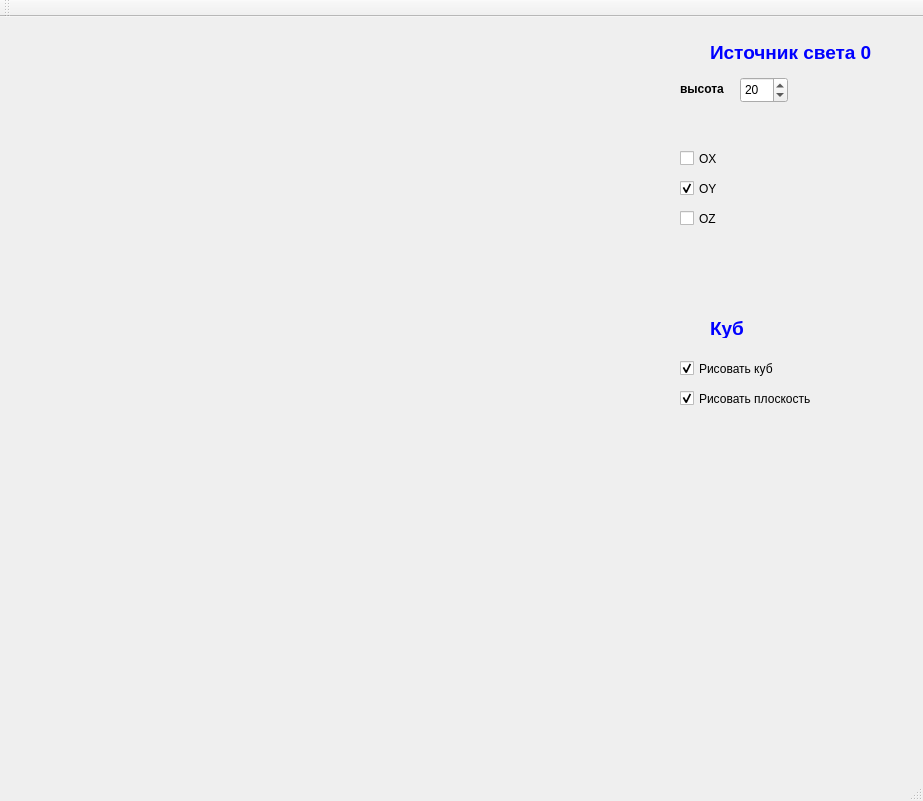
<?xml version="1.0" encoding="UTF-8"?>
<ui version="4.0">
 <class>MainWindow</class>
 <widget class="QMainWindow" name="MainWindow">
  <property name="geometry">
   <rect>
    <x>0</x>
    <y>0</y>
    <width>923</width>
    <height>801</height>
   </rect>
  </property>
  <property name="windowTitle">
   <string>MainWindow</string>
  </property>
  <widget class="QWidget" name="centralWidget">
   <widget class="MyGLWidget" name="myWidget" native="true">
    <property name="geometry">
     <rect>
      <x>40</x>
      <y>20</y>
      <width>611</width>
      <height>611</height>
     </rect>
    </property>
   </widget>
   <widget class="QLabel" name="label">
    <property name="geometry">
     <rect>
      <x>710</x>
      <y>20</y>
      <width>201</width>
      <height>31</height>
     </rect>
    </property>
    <property name="text">
     <string>&lt;html&gt;&lt;head/&gt;&lt;body&gt;&lt;p&gt;&lt;span style=&quot; font-size:14pt; font-weight:600; color:#0000ff;&quot;&gt;Источник света 0&lt;/span&gt;&lt;/p&gt;&lt;/body&gt;&lt;/html&gt;</string>
    </property>
   </widget>
   <widget class="QSpinBox" name="spinBox_hightL0">
    <property name="enabled">
     <bool>true</bool>
    </property>
    <property name="geometry">
     <rect>
      <x>740</x>
      <y>60</y>
      <width>48</width>
      <height>26</height>
     </rect>
    </property>
    <property name="focusPolicy">
     <enum>Qt::NoFocus</enum>
    </property>
    <property name="minimum">
     <number>5</number>
    </property>
    <property name="maximum">
     <number>50</number>
    </property>
    <property name="singleStep">
     <number>1</number>
    </property>
    <property name="value">
     <number>20</number>
    </property>
   </widget>
   <widget class="QLabel" name="label_2">
    <property name="geometry">
     <rect>
      <x>680</x>
      <y>64</y>
      <width>67</width>
      <height>17</height>
     </rect>
    </property>
    <property name="text">
     <string>&lt;html&gt;&lt;head/&gt;&lt;body&gt;&lt;p&gt;&lt;span style=&quot; font-weight:600;&quot;&gt;высота&lt;/span&gt;&lt;/p&gt;&lt;/body&gt;&lt;/html&gt;</string>
    </property>
   </widget>
   <widget class="QLabel" name="label_3">
    <property name="geometry">
     <rect>
      <x>710</x>
      <y>300</y>
      <width>67</width>
      <height>21</height>
     </rect>
    </property>
    <property name="text">
     <string>&lt;html&gt;&lt;head/&gt;&lt;body&gt;&lt;p&gt;&lt;span style=&quot; font-size:14pt; font-weight:600; color:#0000ff;&quot;&gt;Куб&lt;/span&gt;&lt;/p&gt;&lt;/body&gt;&lt;/html&gt;</string>
    </property>
   </widget>
   <widget class="QCheckBox" name="checkBox">
    <property name="geometry">
     <rect>
      <x>680</x>
      <y>340</y>
      <width>121</width>
      <height>23</height>
     </rect>
    </property>
    <property name="text">
     <string>Рисовать куб</string>
    </property>
    <property name="checked">
     <bool>true</bool>
    </property>
   </widget>
   <widget class="QCheckBox" name="checkBox_2">
    <property name="geometry">
     <rect>
      <x>680</x>
      <y>130</y>
      <width>92</width>
      <height>23</height>
     </rect>
    </property>
    <property name="text">
     <string>OX</string>
    </property>
   </widget>
   <widget class="QCheckBox" name="checkBox_3">
    <property name="geometry">
     <rect>
      <x>680</x>
      <y>160</y>
      <width>92</width>
      <height>23</height>
     </rect>
    </property>
    <property name="text">
     <string>OY</string>
    </property>
    <property name="checked">
     <bool>true</bool>
    </property>
   </widget>
   <widget class="QCheckBox" name="checkBox_4">
    <property name="geometry">
     <rect>
      <x>680</x>
      <y>190</y>
      <width>92</width>
      <height>23</height>
     </rect>
    </property>
    <property name="text">
     <string>OZ</string>
    </property>
   </widget>
   <widget class="QCheckBox" name="checkBox_5">
    <property name="geometry">
     <rect>
      <x>680</x>
      <y>370</y>
      <width>161</width>
      <height>23</height>
     </rect>
    </property>
    <property name="text">
     <string>Рисовать плоскость</string>
    </property>
    <property name="checked">
     <bool>true</bool>
    </property>
   </widget>
  </widget>
  <widget class="QMenuBar" name="menuBar">
   <property name="geometry">
    <rect>
     <x>0</x>
     <y>0</y>
     <width>923</width>
     <height>22</height>
    </rect>
   </property>
  </widget>
  <widget class="QToolBar" name="mainToolBar">
   <attribute name="toolBarArea">
    <enum>TopToolBarArea</enum>
   </attribute>
   <attribute name="toolBarBreak">
    <bool>false</bool>
   </attribute>
  </widget>
  <widget class="QStatusBar" name="statusBar"/>
 </widget>
 <layoutdefault spacing="6" margin="11"/>
 <customwidgets>
  <customwidget>
   <class>MyGLWidget</class>
   <extends>QWidget</extends>
   <header>myglwidget.h</header>
   <container>1</container>
   <slots>
    <slot>changeHightLight0(int)</slot>
    <slot>setIsDrawCube(bool)</slot>
    <slot>setRotateX(bool)</slot>
    <slot>setRotateY(bool)</slot>
    <slot>setRotateZ(bool)</slot>
    <slot>setIsDrawField(bool)</slot>
   </slots>
  </customwidget>
 </customwidgets>
 <resources/>
 <connections>
  <connection>
   <sender>spinBox_hightL0</sender>
   <signal>valueChanged(int)</signal>
   <receiver>myWidget</receiver>
   <slot>changeHightLight0(int)</slot>
   <hints>
    <hint type="sourcelabel">
     <x>765</x>
     <y>120</y>
    </hint>
    <hint type="destinationlabel">
     <x>516</x>
     <y>135</y>
    </hint>
   </hints>
  </connection>
  <connection>
   <sender>checkBox</sender>
   <signal>toggled(bool)</signal>
   <receiver>myWidget</receiver>
   <slot>setIsDrawCube(bool)</slot>
   <hints>
    <hint type="sourcelabel">
     <x>684</x>
     <y>393</y>
    </hint>
    <hint type="destinationlabel">
     <x>620</x>
     <y>390</y>
    </hint>
   </hints>
  </connection>
  <connection>
   <sender>checkBox_2</sender>
   <signal>toggled(bool)</signal>
   <receiver>myWidget</receiver>
   <slot>setRotateX(bool)</slot>
   <hints>
    <hint type="sourcelabel">
     <x>696</x>
     <y>180</y>
    </hint>
    <hint type="destinationlabel">
     <x>605</x>
     <y>179</y>
    </hint>
   </hints>
  </connection>
  <connection>
   <sender>checkBox_3</sender>
   <signal>toggled(bool)</signal>
   <receiver>myWidget</receiver>
   <slot>setRotateY(bool)</slot>
   <hints>
    <hint type="sourcelabel">
     <x>709</x>
     <y>213</y>
    </hint>
    <hint type="destinationlabel">
     <x>600</x>
     <y>204</y>
    </hint>
   </hints>
  </connection>
  <connection>
   <sender>checkBox_4</sender>
   <signal>toggled(bool)</signal>
   <receiver>myWidget</receiver>
   <slot>setRotateZ(bool)</slot>
   <hints>
    <hint type="sourcelabel">
     <x>704</x>
     <y>242</y>
    </hint>
    <hint type="destinationlabel">
     <x>611</x>
     <y>244</y>
    </hint>
   </hints>
  </connection>
  <connection>
   <sender>checkBox_5</sender>
   <signal>toggled(bool)</signal>
   <receiver>myWidget</receiver>
   <slot>setIsDrawField(bool)</slot>
   <hints>
    <hint type="sourcelabel">
     <x>703</x>
     <y>418</y>
    </hint>
    <hint type="destinationlabel">
     <x>591</x>
     <y>415</y>
    </hint>
   </hints>
  </connection>
 </connections>
</ui>
